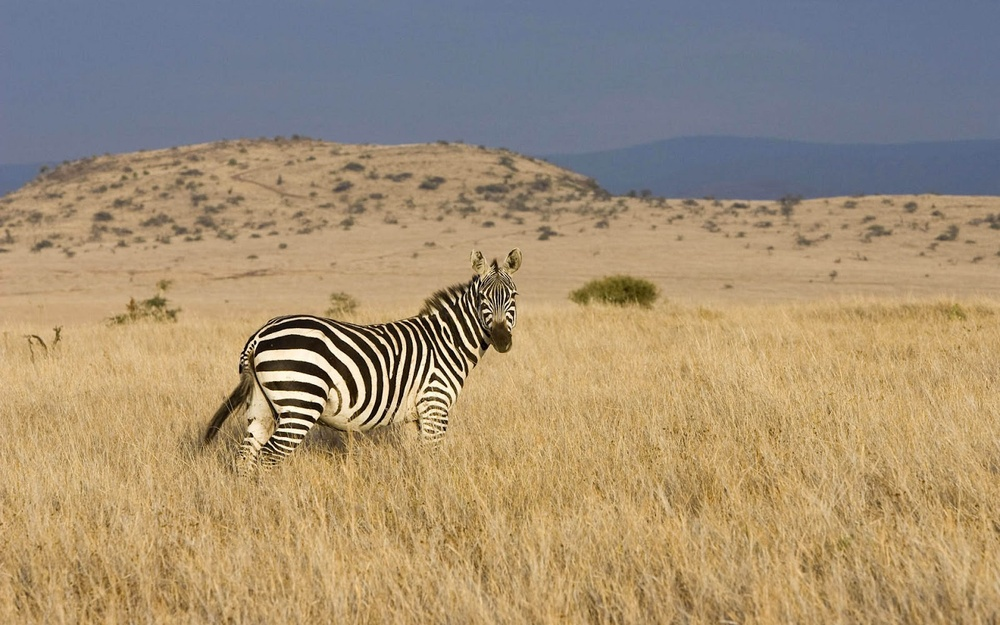
#> input picture zebra.jpeg, 1000 x 625 px, shrunk from 1600 x 1000 before the run, found by its file name
$ python s_63070501075_3.py
#> lines starting #> are read from the running program, lines starting #| are printed output that depends on the picture
import cv2
import numpy as np

img = cv2.imread("zebra.jpeg")
#> img is the input picture: shape (625, 1000, 3); mean B, G, R 117, 143.9, 162.6

kernel1 = np.array([[0, 1/6, 0], [1/6, 1/3, 1/6], [0, 1/6, 0]])
kernel2 = np.array([[-1, 0, 1], [-2, 0, 2], [-1, 0, 1]])
kernel3 = np.array([[0, 1, 0], [1, -4, 1], [0, 1, 0]])

filtered_image1 = cv2.filter2D(src=img, ddepth = -1, kernel = kernel1)
filtered_image2 = cv2.filter2D(src=img, ddepth = -1, kernel = kernel2)
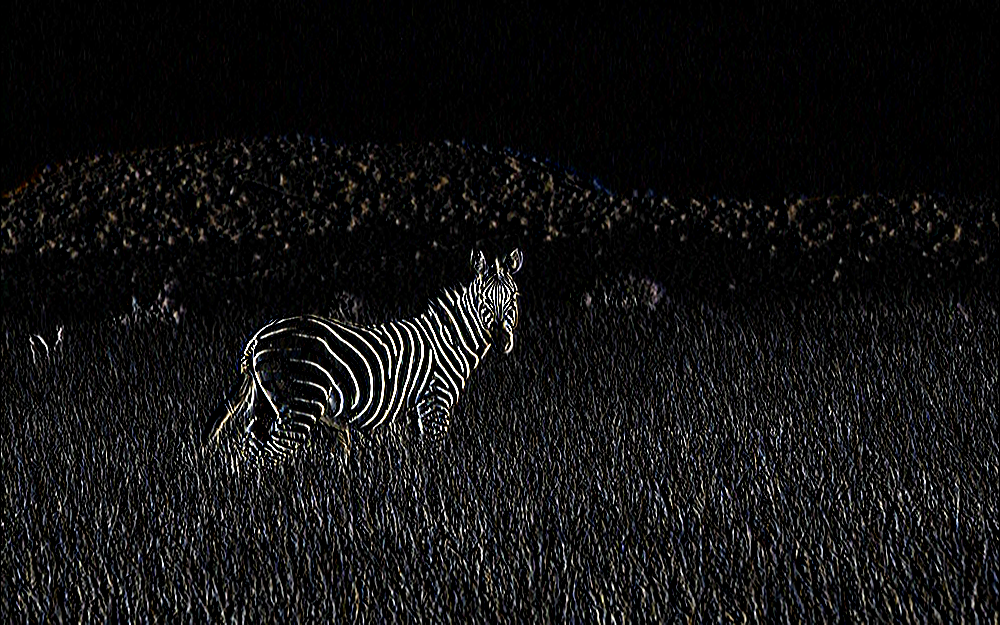
#> filtered_image2: shape (625, 1000, 3); mean B, G, R 18.7, 18.5, 18.7
filtered_image3 = cv2.filter2D(src=img, ddepth = -1, kernel = kernel3)
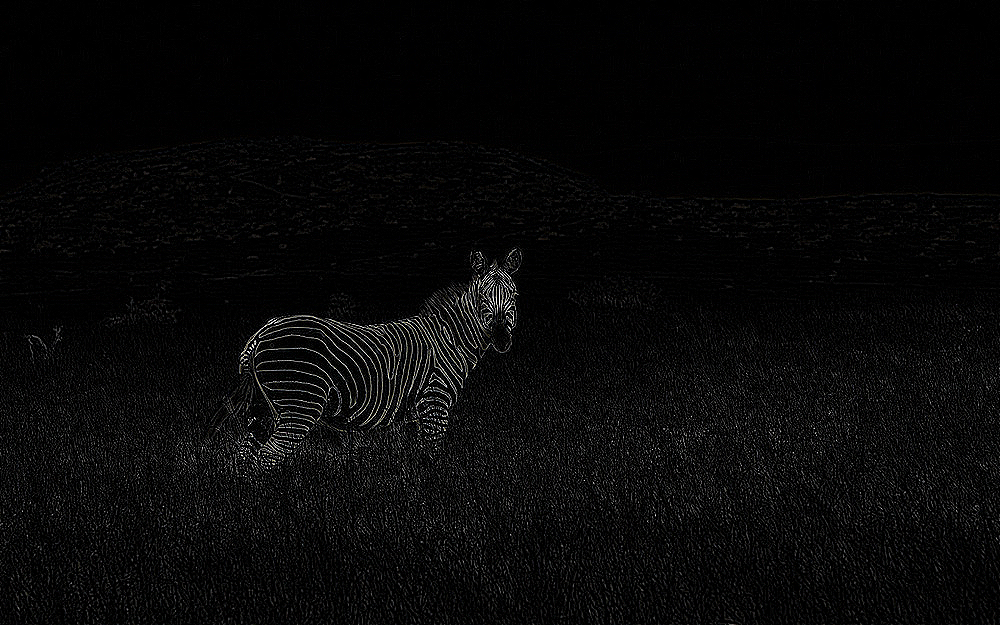
#> filtered_image3: shape (625, 1000, 3); mean B, G, R 8.3, 8.3, 8.3

cv2.imshow("result1", filtered_image1)
cv2.imshow("result2", filtered_image2)
cv2.imshow("result3", filtered_image3)

cv2.imwrite("convo1.jpg", filtered_image1)
cv2.imwrite("convo2.jpg", filtered_image2)
cv2.imwrite("convo3.jpg", filtered_image3)
cv2.waitKey(0)
cv2.destroyAllWindows()

$ run again, with DFTTrans0.jpg copied over zebra.jpeg
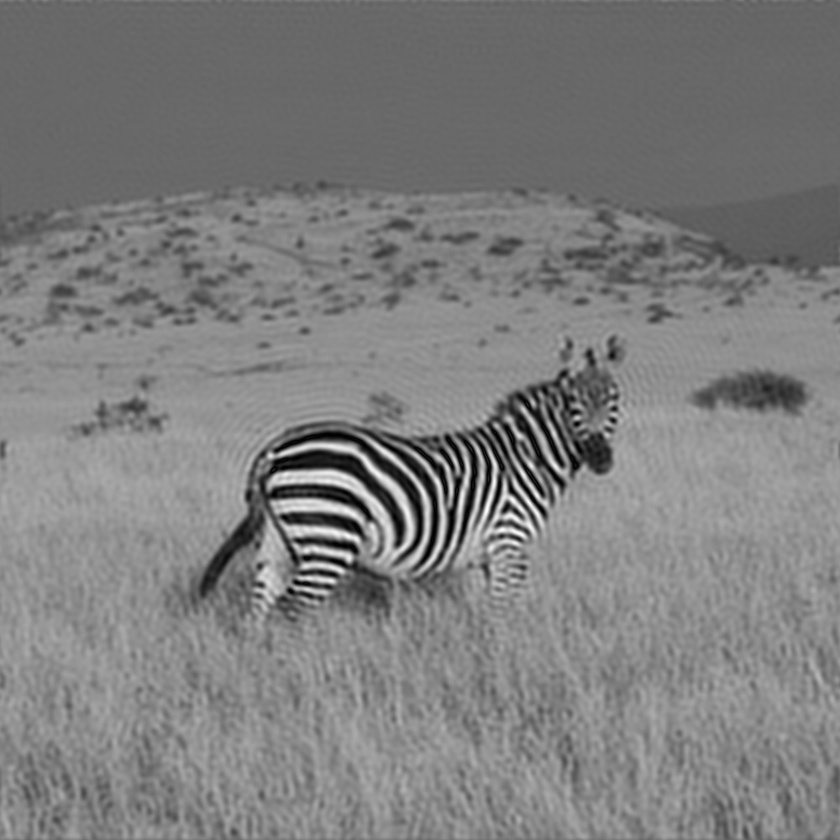
#> input picture DFTTrans0.jpg, 840 x 840 px, shrunk from 1000 x 1000 before the run, found by its file name
#> img is the input picture: shape (840, 840, 3); min 0, max 254, mean 125.8
#> `filtered_image2 = cv2.filter2D(src=img, ddepth = -1, kernel = kernel2)`:
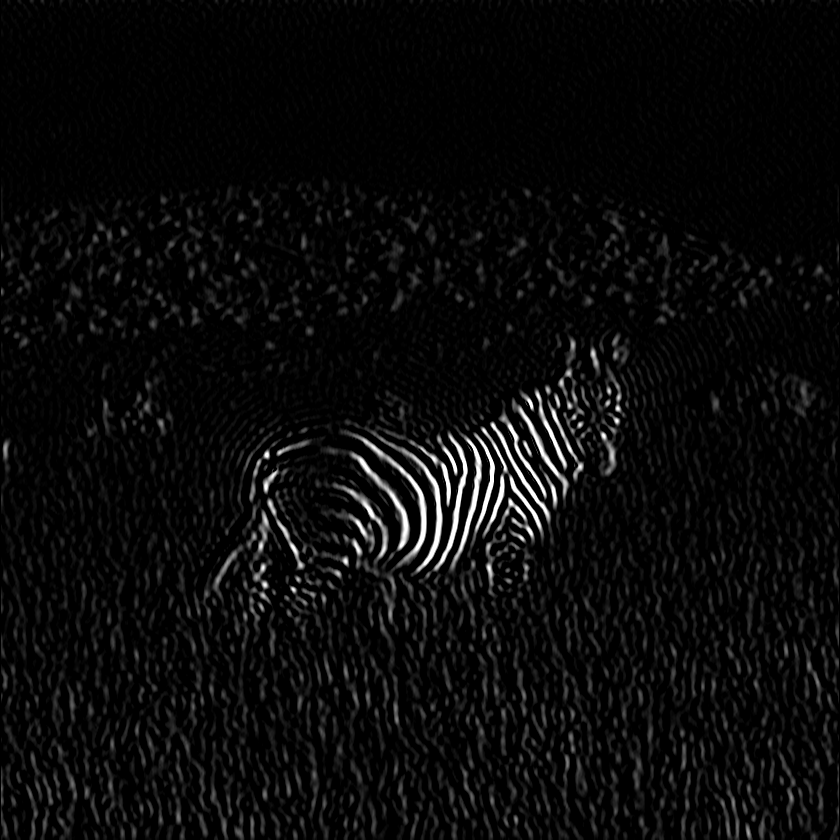
#> filtered_image2: shape (840, 840, 3); min 0, max 255, mean 10.4
#> `filtered_image3 = cv2.filter2D(src=img, ddepth = -1, kernel = kernel3)`:
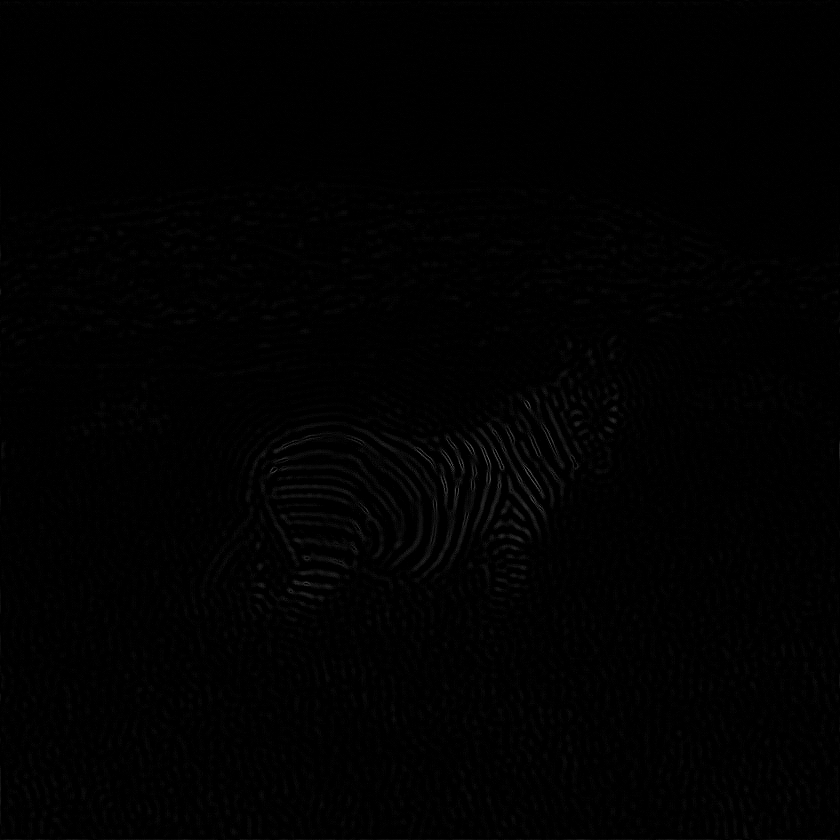
#> filtered_image3: shape (840, 840, 3); min 0, max 95, mean 1.4
